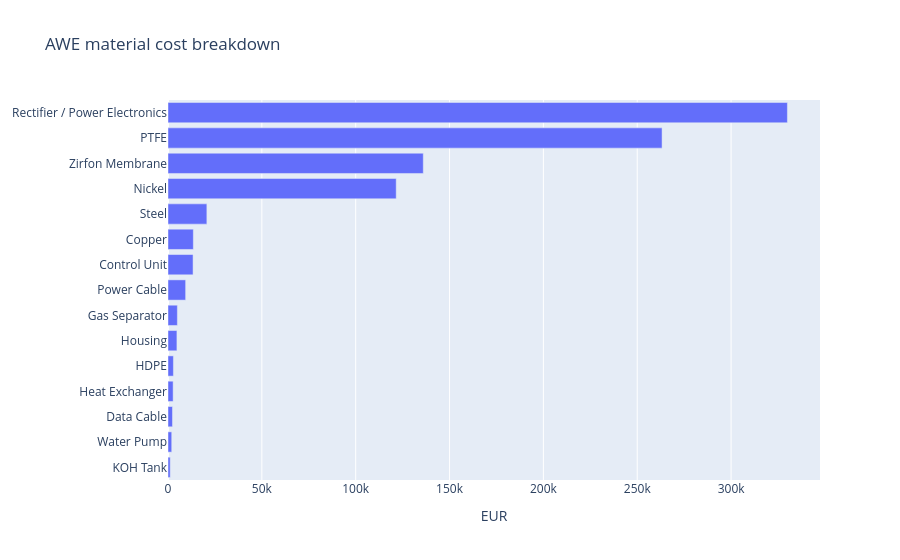

This figure's notebook cell:
### Markdown cell above
## 2. Material and component cost

### 2.1 Deterministic material cost

### Code cell
# 4. AWE material cost / CAPEX

material_df = material_cost_table(AWE_MATERIALS)

material_cost = material_df["Cost"].sum()


# Sanity checks
assert material_df["Cost"].ge(0).all()
assert np.isclose(
    material_df["Cost Share"].sum(),
    1.0,
)


display(
    material_df[["Material", "Unit Price", "Amount", "Cost", "Cost Share"]]
    .sort_values(
        "Cost",
        ascending=False,
    )
    .head(10)
)

plot_cost_breakdown(
    material_df,
    title="AWE material cost breakdown",
).show()

### Figure 1 — Plotly figure (JSON) as saved in the notebook; plotly's stock layout.template omitted (floating-point values rounded to 4 significant figures)
{"data": [{"hovertemplate": "Cost=%{x}<br>Material=%{y}<extra></extra>", "legendgroup": "", "marker": {"color": "#636efa", "pattern": {"shape": ""}}, "name": "", "orientation": "h", "showlegend": false, "textposition": "auto", "type": "bar", "x": [1196.0, 1988.0, 2380.0, 2735.0, 2880.0, 4750.0, 4993.0, 9400.0, 13350.0, 13500.0, 20710.0, 121600.0, 136000.0, 263200.0, 330000.0], "xaxis": "x", "y": ["KOH Tank", "Water Pump", "Data Cable", "Heat Exchanger", "HDPE", "Housing", "Gas Separator", "Power Cable", "Control Unit", "Copper", "Steel", "Nickel", "Zirfon Membrane", "PTFE", "Rectifier / Power Electronics"], "yaxis": "y"}], "layout": {"barmode": "relative", "legend": {"tracegroupgap": 0}, "title": {"text": "AWE material cost breakdown"}, "xaxis": {"anchor": "y", "domain": [0, 1], "title": {"text": "EUR"}}, "yaxis": {"anchor": "x", "domain": [0, 1], "title": {}}}}
